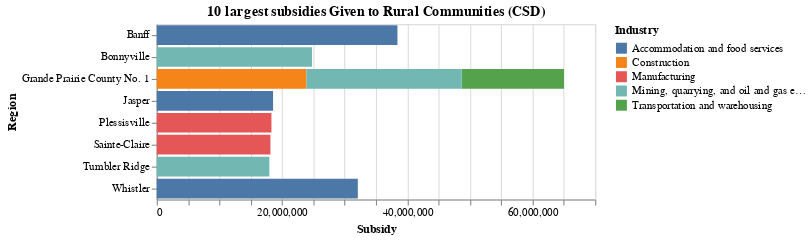

The cell this chart's notebook holds for it:
### Markdown cell above
## Story 2: The largest Subsidies given to rural and urban census subdivisions

### Code cell
temp = cews.query("GeographicClassification == 'RURAL' and GeoAggregation == 'CSD' and IndustryAggregation == 'Level 1'").\
    groupby(["Region", "Industry"]).sum().sort_values("BusinessLocations").sort_values("Subsidy").tail(10).reset_index()

alt.Chart(temp, title = "10 largest subsidies Given to Rural Communities (CSD)").mark_bar().encode(
    x = "Subsidy",
    y = "Region",
    color = "Industry"
)

### Figure 1 — Vega-Lite specification as saved in the notebook (floating-point values rounded to 4 significant figures)
{"config": {"view": {"continuousWidth": 400, "continuousHeight": 300}}, "data": {"name": "data-4bf4fd95aedb6f02d384395331b6b7d7"}, "mark": "bar", "encoding": {"color": {"type": "nominal", "field": "Industry"}, "x": {"type": "quantitative", "field": "Subsidy"}, "y": {"type": "nominal", "field": "Region"}}, "title": "10 largest subsidies Given to Rural Communities (CSD)", "$schema": "https://vega.github.io/schema/vega-lite/v4.8.1.json", "datasets": {"data-4bf4fd95aedb6f02d384395331b6b7d7": [{"Region": "Grande Prairie County No. 1", "Industry": "Transportation and warehousing", "BusinessLocations": 465.0, "Subsidy": 16330000.0, "SupportedEmployees": 6388.0, "RehiredEmployees": 25.0}, {"Region": "Tumbler Ridge", "Industry": "Mining, quarrying, and oil and gas extraction", "BusinessLocations": 35.0, "Subsidy": 17980000.0, "SupportedEmployees": 6192.0, "RehiredEmployees": 0.0}, {"Region": "Sainte-Claire", "Industry": "Manufacturing", "BusinessLocations": 60.0, "Subsidy": 18160000.0, "SupportedEmployees": 6171.0, "RehiredEmployees": 5.0}, {"Region": "Plessisville", "Industry": "Manufacturing", "BusinessLocations": 165.0, "Subsidy": 18320000.0, "SupportedEmployees": 7722.0, "RehiredEmployees": 20.0}, {"Region": "Jasper", "Industry": "Accommodation and food services", "BusinessLocations": 420.0, "Subsidy": 18580000.0, "SupportedEmployees": 10290.0, "RehiredEmployees": 60.0}, {"Region": "Grande Prairie County No. 1", "Industry": "Construction", "BusinessLocations": 620.0, "Subsidy": 23900000.0, "SupportedEmployees": 10300.0, "RehiredEmployees": 35.0}, {"Region": "Grande Prairie County No. 1", "Industry": "Mining, quarrying, and oil and gas extraction", "BusinessLocations": 460.0, "Subsidy": 24800000.0, "SupportedEmployees": 9654.0, "RehiredEmployees": 25.0}, {"Region": "Bonnyville", "Industry": "Mining, quarrying, and oil and gas extraction", "BusinessLocations": 210.0, "Subsidy": 24800000.0, "SupportedEmployees": 9895.0, "RehiredEmployees": 20.0}, {"Region": "Whistler", "Industry": "Accommodation and food services", "BusinessLocations": 720.0, "Subsidy": 32110000.0, "SupportedEmployees": 19750.0, "RehiredEmployees": 210.0}, {"Region": "Banff", "Industry": "Accommodation and food services", "BusinessLocations": 710.0, "Subsidy": 38440000.0, "SupportedEmployees": 20770.0, "RehiredEmployees": 120.0}]}}
